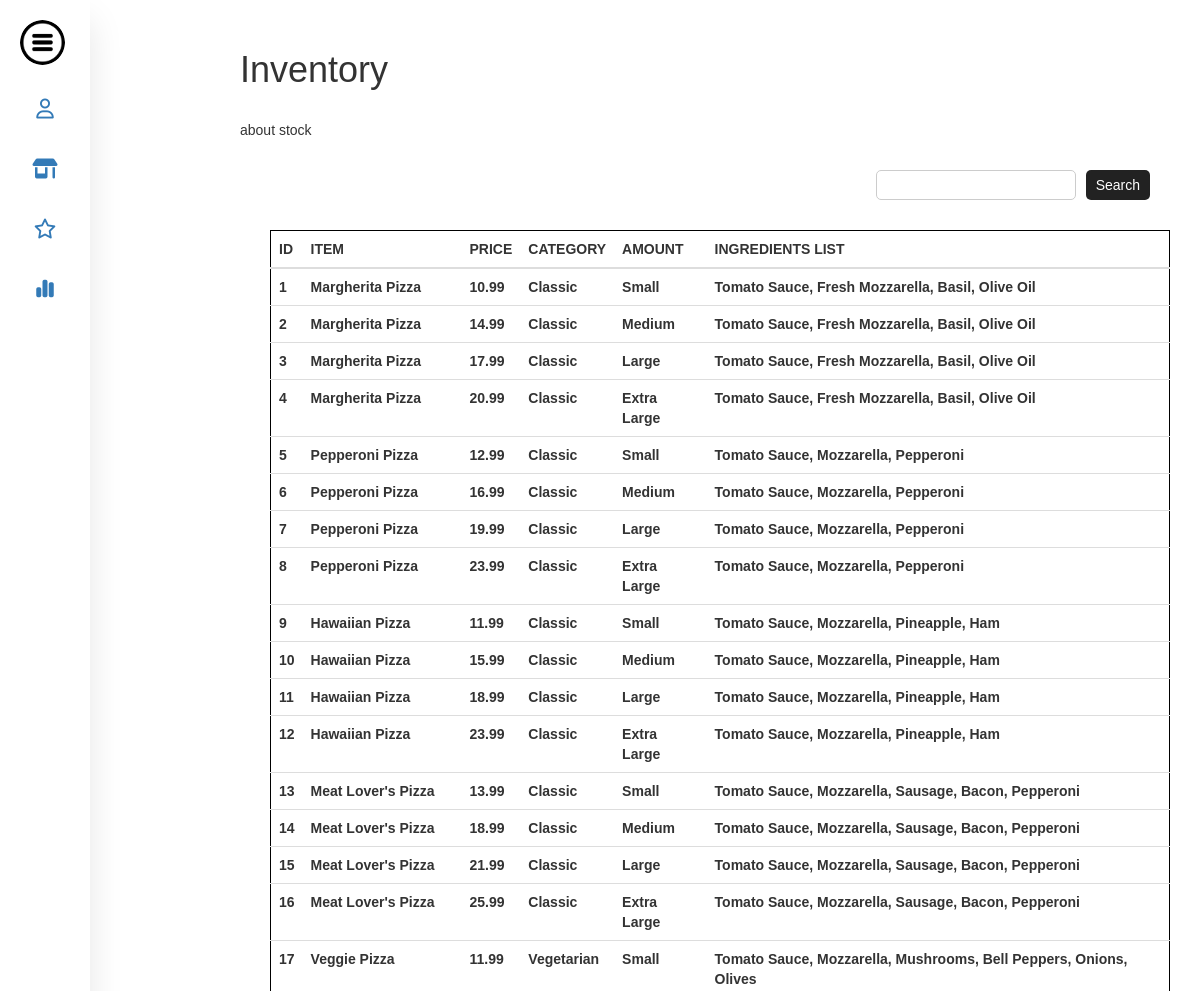
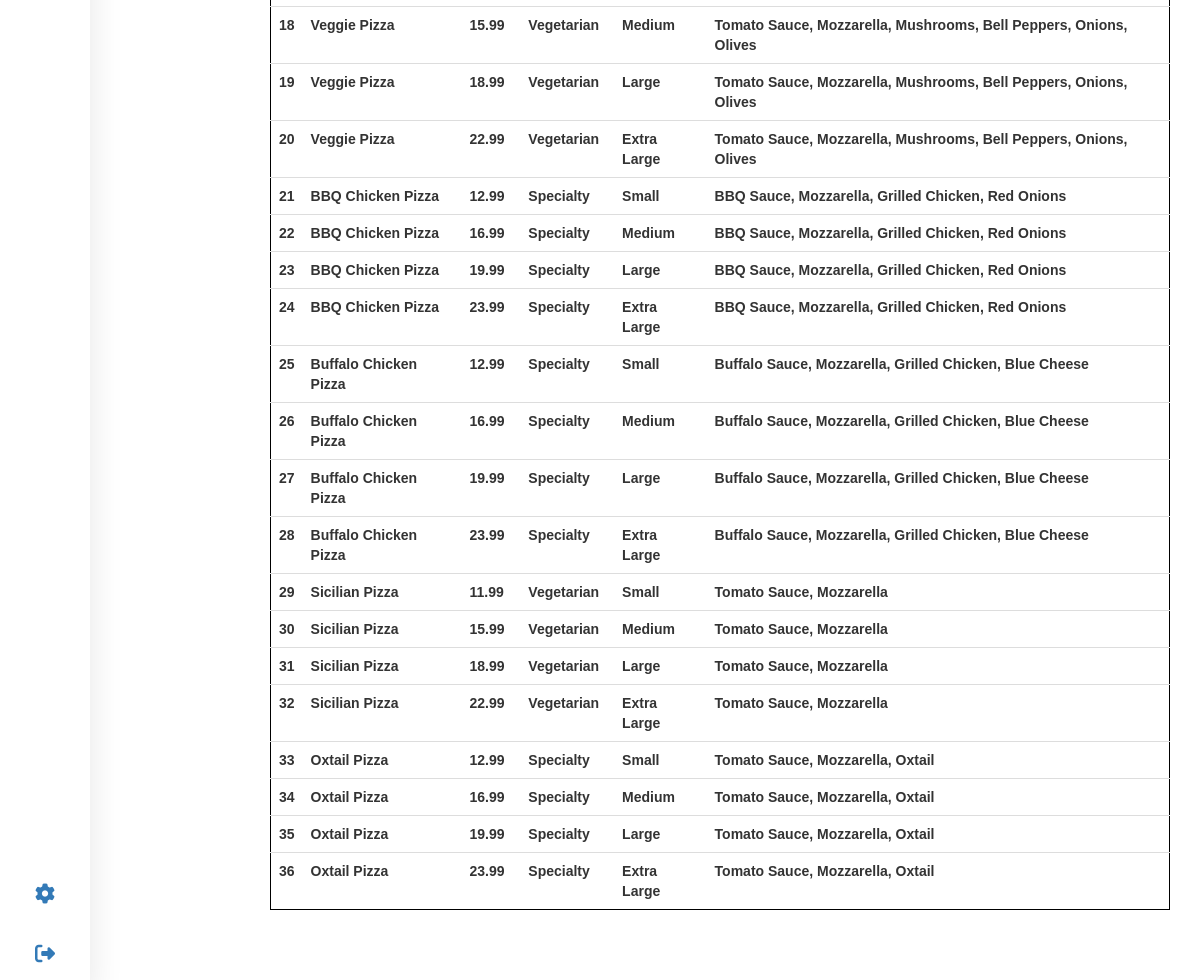
Page /Reveiw_system_jihye/inventory.php on the committed database (2 pictures, top to bottom).
### tables this page shows
CREATE TABLE `Items` (
  `item_ID` int(11) NOT NULL,
  `item_name` varchar(50) DEFAULT NULL,
  `price` decimal(10,2) DEFAULT NULL,
  `item_category` varchar(50) DEFAULT NULL,
  `item_size` varchar(20) DEFAULT NULL,
  `ingredients_list` text DEFAULT NULL
);

### Reveiw_system_jihye/inventory.php (the view, shortened to what this page needs)
<!DOCTYPE html>
<html lang="en">
<head>
    <link rel="stylesheet" href="test.css">
    <link rel="stylesheet" href="https://cdnjs.cloudflare.com/ajax/libs/font-awesome/6.4.2/css/all.min.css"
/>
    <link rel="stylesheet" href="https://maxcdn.bootstrapcdn.com/bootstrap/3.3.6/css/bootstrap.min.css">
</head>
<body id="page-body">
    <nav>
        <ul>
            <li>
                <a href="test.html" class="logo">
                    <img src="logo.jpg" alt="nav-bars">
                    <span class="nav-item">Menu</span>
                </a>
            </li>
            <li>
                <a href="profile.html">
                    <i class="fa-regular fa-user"></i>
                </a>
            </li>
            <li>
                <a href="stores.html">
                    <i class="fa-solid fa-shop"></i>
                </a>
            </li>
            <li>
                <a href="ranking.php">
                    <i class="fa-regular fa-star"></i>
                </a>
            </li>
            <li>
                <a href="analytics.html">
                    <i class="fa-solid fa-chart-simple"></i>
                </a>
            </li>
            <div class="logout">
                <li>
                    <a href="settings.html">
                        <i class="fa-solid fa-gear"></i>
                    </a>
                </li>
                <li>
                    <a href="mainpage.html">
                        <i class="fa-solid fa-right-from-bracket"></i>
                    </a>
                </li>
            </div>
        </ul>
    </nav>
    <div class="section">
        <h1>Inventory</h1>
        <br>
        <span>about stock</span>
        <div class="search-container">
            <input type="text" class="search-box">
            <button class="search-button">Search</button>
        </div>
        <div class="table-box">
            <div class="card">
                <div class="card-body">
                    <div class="table-responsive">
                        <table class="table text-dark text-center">
                            <thead class="text-uppercase">
                                <tr class="table-active">
                                    <th scope="col">id</th>
                                    <th scope="col">item</th>
                                    <th scope="col">price</th>
                                    <th scope="col">category</th>
                                    <th scope="col">amount</th>
                                    <th scope="col">ingredients list</th>
                                </tr>
                            </thead>
                        <tbody>
                            <?php
                                $conn = new mysqli("localhost", "root", "", "restaurant_data");
                                $sql = "select item_name, price, item_category, item_size, ingredients_list from items";
                                $reuslt = $conn->query($sql);
                                $count = 0;
                                if ($reuslt->num_rows > 0) {
                                    while ($row = $reuslt->fetch_assoc()) {
                                        $count += 1;
                                ?>
                                <tr>
                                    <th><?php echo $count ?></th>
                                    <th><?php echo $row["item_name"] ?></th>
                                    <th><?php echo $row["price"] ?></th>
                                    <th><?php echo $row["item_category"] ?></th>
                                    <th><?php echo $row["item_size"] ?></th>
                                    <th><?php echo $row["ingredients_list"] ?></th>
                                </tr>
                                <?php
                                    }
                                }
                                ?>
                </tbody>
                    </table>
                    </div>
                </div>
            </div>
        </div>
    </div>
</body>
</html>

### Reveiw_system_jihye/test.css (style rules this page uses)
* { margin: 0; padding: 0; outline: none; text-decoration: none; box-sizing: border-box; font-family: "Poppins", sans-serif; }
:root { --primary-color: #f5f5f5; --secondary-color: #222222; }
body { background: var(--primary-color); color: var(--secondary-color); transition: 0.8s; }
nav { z-index: 2; position: absolute; top: 0; bottom: 0; height: 100%; left: 0; background: white; width: 90px; overflow: hidden; transition: width 0.2s linear; box-shadow: 0 20px 35px rgb(0, 0, 0, 0.1); }
.logo { text-align: center; display: flex; transition: all 0.5s ease; margin: 10px 0 0 10px; }
.logo img { width: 45px; height: 45px; border-radius: 50%; }
.logo span { font-weight: bold; padding-left: 15px; font-size: 18px; text-transform: uppercase; }
a { position: relative; color: #222222; font-size: 14px; display: table; width: 300px; padding: 10px; }
i { position: relative; width: 70px; height: 40px; top: 14px; font-size: 20px; text-align: center; }
.nav-item { position: relative; top: 12px; margin-left: 10px; }
.logout { position: absolute; bottom: 0; }
.section { padding-top: 2.5%; padding-left: 20%; }
.search-container { text-align: center; display: flex; align-items: center; justify-content: center; display: flex; margin-top: 30px; margin-bottom: 30px; }
.search-box { padding: 10px; border: 1px solid #ccc; border-radius: 5px; width: 200px; height: 30px; box-sizing: border-box; margin-right: 10px; margin-left: auto; }
.search-button { display: flex; align-items: center; justify-content: center; padding: 10px; background-color: #222222; color: #fff; border: none; height: 30px; border-radius: 5px; cursor: pointer; margin-right: 50px; }
.table-box { padding: 0 30px 50px; }
table { border-collapse: collapse; width: 100%; border: 1px solid #000; }

### rows in the picture
items: item_name "Margherita Pizza", price "10.99", item_category "Classic", item_size "Small", ingredients_list "Tomato Sauce, Fresh Mozzarella, Basil, Olive Oil"
items: item_name "Margherita Pizza", price "14.99", item_category "Classic", item_size "Medium", ingredients_list "Tomato Sauce, Fresh Mozzarella, Basil, Olive Oil"
items: item_name "Margherita Pizza", price "17.99", item_category "Classic", item_size "Large", ingredients_list "Tomato Sauce, Fresh Mozzarella, Basil, Olive Oil"
items: item_name "Margherita Pizza", price "20.99", item_category "Classic", item_size "Extra Large", ingredients_list "Tomato Sauce, Fresh Mozzarella, Basil, Olive Oil"
items: item_name "Pepperoni Pizza", price "12.99", item_category "Classic", item_size "Small", ingredients_list "Tomato Sauce, Mozzarella, Pepperoni"
items: item_name "Pepperoni Pizza", price "16.99", item_category "Classic", item_size "Medium", ingredients_list "Tomato Sauce, Mozzarella, Pepperoni"
items: item_name "Pepperoni Pizza", price "19.99", item_category "Classic", item_size "Large", ingredients_list "Tomato Sauce, Mozzarella, Pepperoni"
items: item_name "Pepperoni Pizza", price "23.99", item_category "Classic", item_size "Extra Large", ingredients_list "Tomato Sauce, Mozzarella, Pepperoni"
items: item_name "Hawaiian Pizza", price "11.99", item_category "Classic", item_size "Small", ingredients_list "Tomato Sauce, Mozzarella, Pineapple, Ham"
items: item_name "Hawaiian Pizza", price "15.99", item_category "Classic", item_size "Medium", ingredients_list "Tomato Sauce, Mozzarella, Pineapple, Ham"
items: item_name "Hawaiian Pizza", price "18.99", item_category "Classic", item_size "Large", ingredients_list "Tomato Sauce, Mozzarella, Pineapple, Ham"
items: item_name "Hawaiian Pizza", price "23.99", item_category "Classic", item_size "Extra Large", ingredients_list "Tomato Sauce, Mozzarella, Pineapple, Ham"
items: item_name "Meat Lover's Pizza", price "13.99", item_category "Classic", item_size "Small", ingredients_list "Tomato Sauce, Mozzarella, Sausage, Bacon, Pepperoni"
items: item_name "Meat Lover's Pizza", price "18.99", item_category "Classic", item_size "Medium", ingredients_list "Tomato Sauce, Mozzarella, Sausage, Bacon, Pepperoni"
items: item_name "Meat Lover's Pizza", price "21.99", item_category "Classic", item_size "Large", ingredients_list "Tomato Sauce, Mozzarella, Sausage, Bacon, Pepperoni"
items: item_name "Meat Lover's Pizza", price "25.99", item_category "Classic", item_size "Extra Large", ingredients_list "Tomato Sauce, Mozzarella, Sausage, Bacon, Pepperoni"
items: item_name "Veggie Pizza", price "11.99", item_category "Vegetarian", item_size "Small", ingredients_list "Tomato Sauce, Mozzarella, Mushrooms, Bell Peppers, Onions, Olives"
items: item_name "Veggie Pizza", price "15.99", item_category "Vegetarian", item_size "Medium", ingredients_list "Tomato Sauce, Mozzarella, Mushrooms, Bell Peppers, Onions, Olives"
items: item_name "Veggie Pizza", price "18.99", item_category "Vegetarian", item_size "Large", ingredients_list "Tomato Sauce, Mozzarella, Mushrooms, Bell Peppers, Onions, Olives"
items: item_name "Veggie Pizza", price "22.99", item_category "Vegetarian", item_size "Extra Large", ingredients_list "Tomato Sauce, Mozzarella, Mushrooms, Bell Peppers, Onions, Olives"
items: item_name "BBQ Chicken Pizza", price "12.99", item_category "Specialty", item_size "Small", ingredients_list "BBQ Sauce, Mozzarella, Grilled Chicken, Red Onions"
items: item_name "BBQ Chicken Pizza", price "16.99", item_category "Specialty", item_size "Medium", ingredients_list "BBQ Sauce, Mozzarella, Grilled Chicken, Red Onions"
items: item_name "BBQ Chicken Pizza", price "19.99", item_category "Specialty", item_size "Large", ingredients_list "BBQ Sauce, Mozzarella, Grilled Chicken, Red Onions"
items: item_name "BBQ Chicken Pizza", price "23.99", item_category "Specialty", item_size "Extra Large", ingredients_list "BBQ Sauce, Mozzarella, Grilled Chicken, Red Onions"
items: item_name "Buffalo Chicken Pizza", price "12.99", item_category "Specialty", item_size "Small", ingredients_list "Buffalo Sauce, Mozzarella, Grilled Chicken, Blue Cheese"
items: item_name "Buffalo Chicken Pizza", price "16.99", item_category "Specialty", item_size "Medium", ingredients_list "Buffalo Sauce, Mozzarella, Grilled Chicken, Blue Cheese"
items: item_name "Buffalo Chicken Pizza", price "19.99", item_category "Specialty", item_size "Large", ingredients_list "Buffalo Sauce, Mozzarella, Grilled Chicken, Blue Cheese"
items: item_name "Buffalo Chicken Pizza", price "23.99", item_category "Specialty", item_size "Extra Large", ingredients_list "Buffalo Sauce, Mozzarella, Grilled Chicken, Blue Cheese"
items: item_name "Sicilian Pizza", price "11.99", item_category "Vegetarian", item_size "Small", ingredients_list "Tomato Sauce, Mozzarella"
items: item_name "Sicilian Pizza", price "15.99", item_category "Vegetarian", item_size "Medium", ingredients_list "Tomato Sauce, Mozzarella"
items: item_name "Sicilian Pizza", price "18.99", item_category "Vegetarian", item_size "Large", ingredients_list "Tomato Sauce, Mozzarella"
items: item_name "Sicilian Pizza", price "22.99", item_category "Vegetarian", item_size "Extra Large", ingredients_list "Tomato Sauce, Mozzarella"
items: item_name "Oxtail Pizza", price "12.99", item_category "Specialty", item_size "Small", ingredients_list "Tomato Sauce, Mozzarella, Oxtail"
items: item_name "Oxtail Pizza", price "16.99", item_category "Specialty", item_size "Medium", ingredients_list "Tomato Sauce, Mozzarella, Oxtail"
items: item_name "Oxtail Pizza", price "19.99", item_category "Specialty", item_size "Large", ingredients_list "Tomato Sauce, Mozzarella, Oxtail"
items: item_name "Oxtail Pizza", price "23.99", item_category "Specialty", item_size "Extra Large", ingredients_list "Tomato Sauce, Mozzarella, Oxtail"
